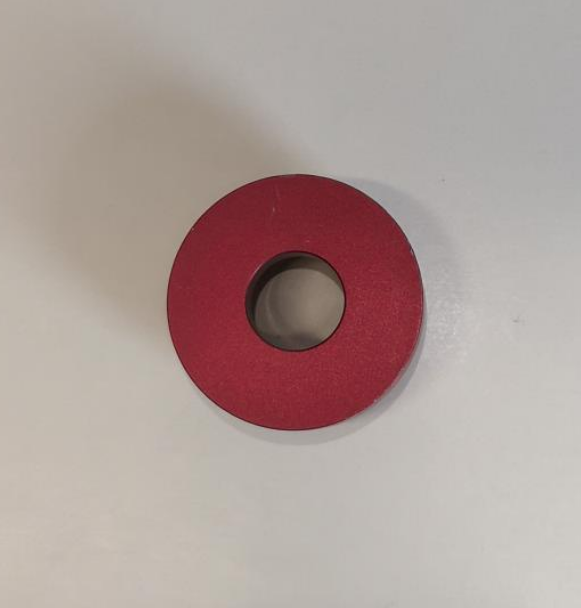
#> input picture Bis_zum_High-Score_Wie_ein_Roboter_durch_Ausprobieren_lernt/images/PipelineVisualisation/image.png, 581 x 608 px
$ python pipeline.py
#> lines starting #> are read from the running program, lines starting #| are printed output that depends on the picture; after the words box and inside, x2 and y2 are one past the last pixel; in counts of white or black regions, pixels touching at a corner belong together
#!/bin/env/python

import cv2 as cv
from PIL import Image

import numpy as np

import random as rng

path = './image.png'
img = cv.imread(path)
#> img is the input picture: shape (608, 581, 3); mean B, G, R 153.6, 158, 174.8

img = cv.cvtColor(img, cv.COLOR_BGR2GRAY)
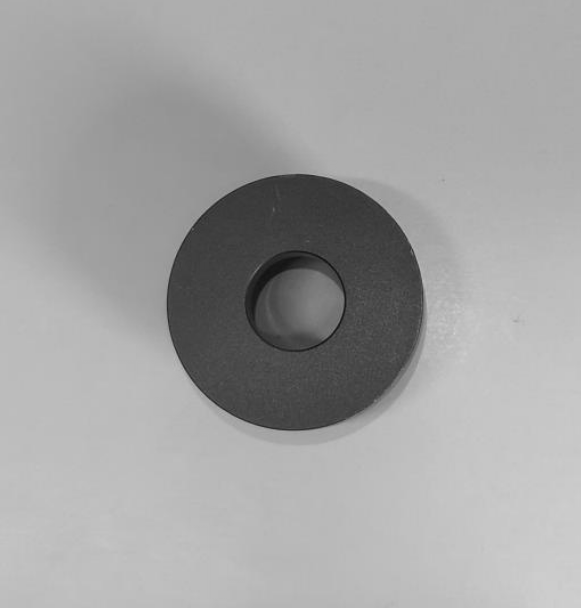
#> img: shape (608, 581); min 16, max 210, mean 162.5

# print greyscale image
Image.fromarray(img).show()
Image.fromarray(img).save('grey.png')

ret, thresh1 = cv.threshold(img, 130, 255, cv.THRESH_BINARY)
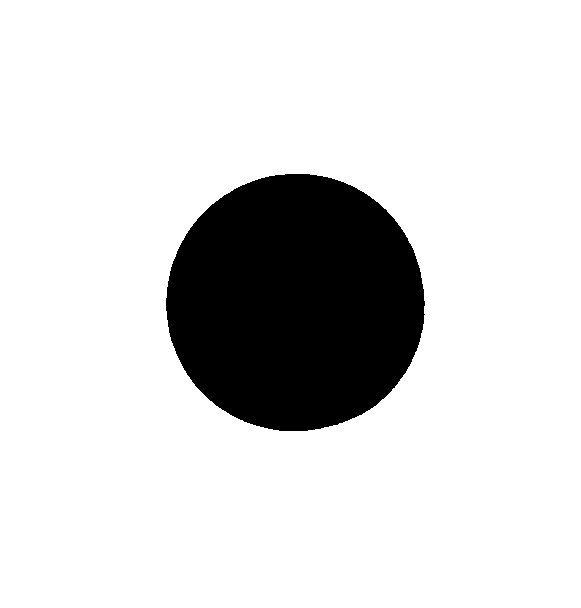
#> thresh1: shape (608, 581); 85.2% white; 1 black region, box (x1, y1, x2, y2) and area: (166, 174, 425, 431) 52424

# print thressholded image
Image.fromarray(thresh1).show()
Image.fromarray(thresh1).save('thresh1.png')

canny_output = cv.Canny(thresh1, 30, 150)
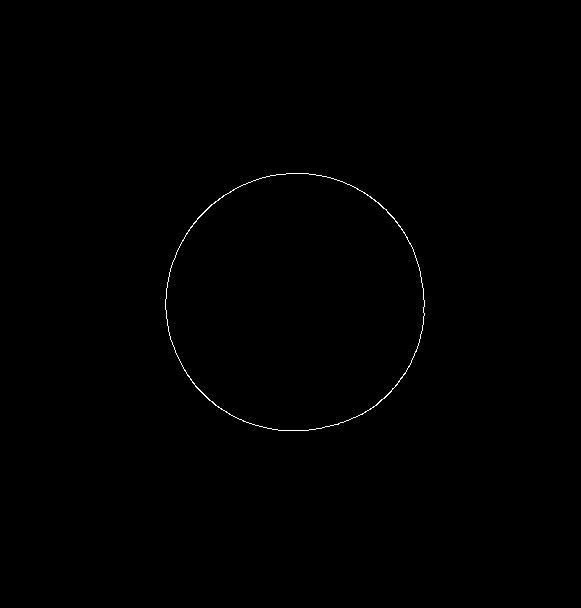
#> canny_output: shape (608, 581); 0.24% white in thin lines or dots, all inside (x1, y1, x2, y2) = (165, 173, 425, 431)

# print canny image
Image.fromarray(canny_output).show()
Image.fromarray(canny_output).save('canny.png')


##############################
# draw contours

contours, _ = cv.findContours(canny_output, cv.RETR_TREE, cv.CHAIN_APPROX_SIMPLE)
#> contours = 2 contours; box (x1, y1, x2, y2) and area: (165, 173, 425, 431) 52476, (165, 173, 425, 431) 52359


contours_poly = [None]*len(contours)
#> contours_poly = 2 items
boundRect = [None]*len(contours)
#> boundRect = 2 items
centers = [None]*len(contours)
#> centers = 2 items
radius = [None]*len(contours)
#> radius = 2 items
for i, c in enumerate(contours):
    contours_poly[i] = cv.approxPolyDP(c, 3, True)
    boundRect[i] = cv.boundingRect(contours_poly[i])
    centers[i], radius[i] = cv.minEnclosingCircle(contours_poly[i])
#> this loop made 2 passes
#> after the loop, boundRect = [(166, 174, 258, 257), (166, 174, 258, 257)]; centers = [(295.2, 302.6), (295.2, 302.4)]; contours_poly = 2 contours; box (x1, y1, x2, y2) and area: (166, 174, 424, 431) 51544, (166, 174, 424, 431) 51417; radius = [130.4, 130.2]


drawing = np.zeros((canny_output.shape[0], canny_output.shape[1], 3), dtype=np.uint8)


for i in range(len(contours)):
    color = (rng.randint(0,256), rng.randint(0,256), rng.randint(0,256))
    cv.drawContours(drawing, contours_poly, i, color)
    cv.rectangle(drawing, (int(boundRect[i][0]), int(boundRect[i][1])), \
        (int(boundRect[i][0]+boundRect[i][2]), int(boundRect[i][1]+boundRect[i][3])), color, 2)
    cv.circle(drawing, (int(centers[i][0]), int(centers[i][1])), int(radius[i]), color, 2)
#> this loop made 2 passes
#> color on passes 1 to 2: (197, 215, 20), (132, 248, 207)
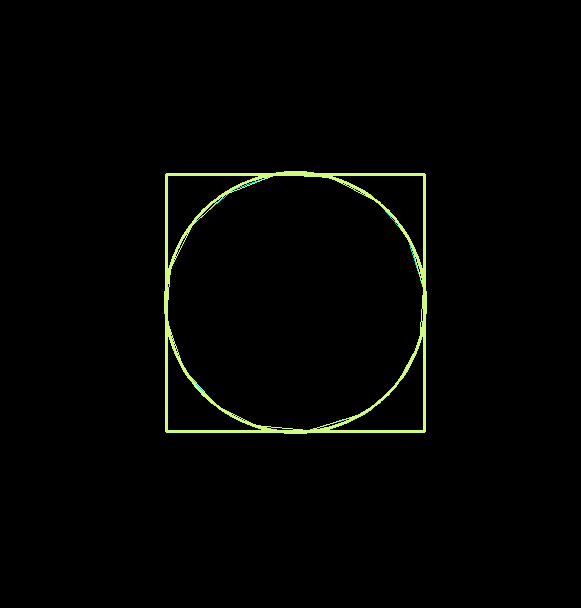
#> drawing: shape (608, 581, 3); mean of channels 0, 1, 2 2.1, 3.9, 3.2; drawn as B, G, R

Image.fromarray(drawing).show()
Image.fromarray(drawing).save('box.png')
